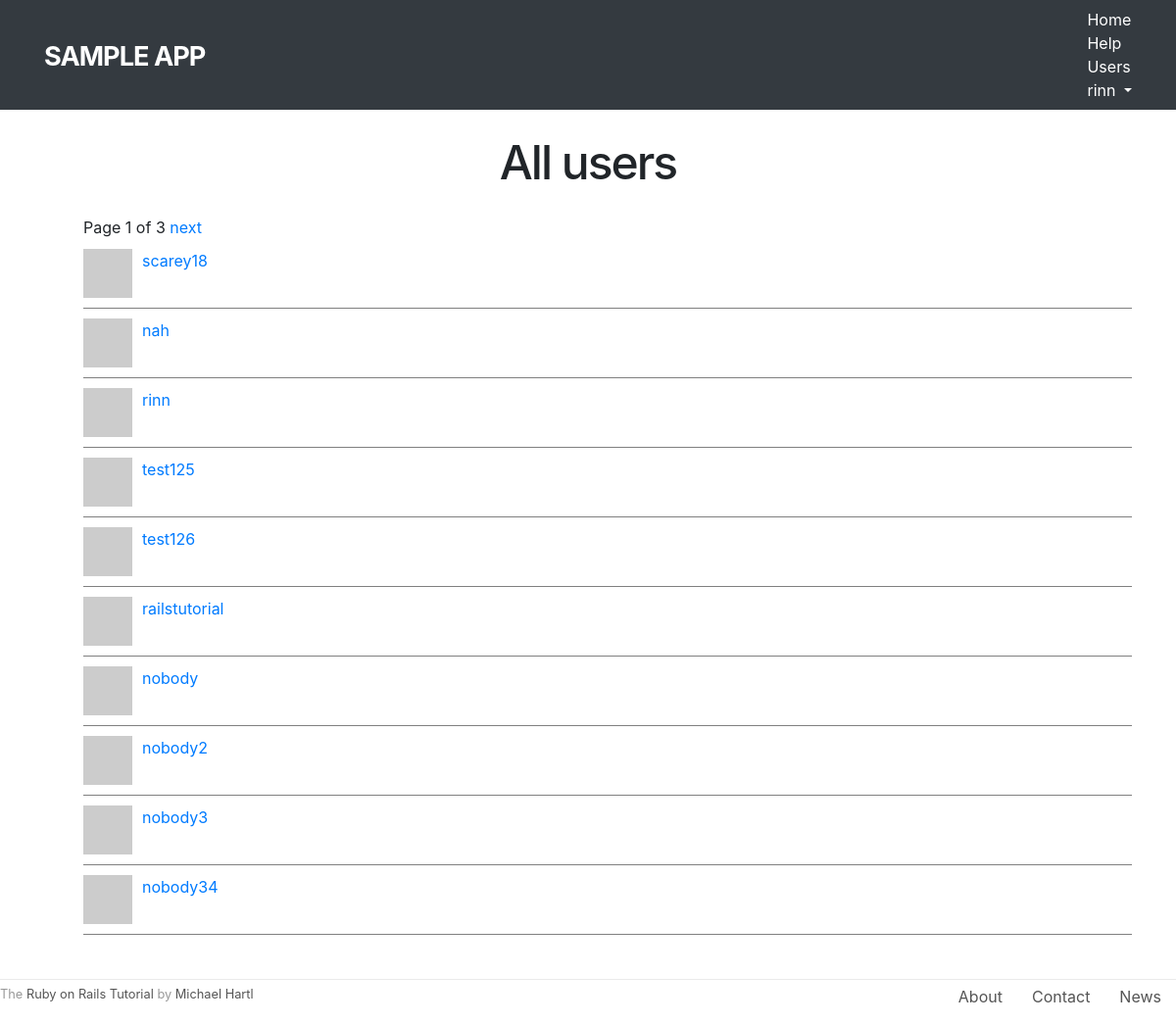
Screenshot of /users (signed in) with the database file from the repository.
### static_pages/models.py (models this page shows, shortened)
class User(AbstractUser):
    is_active = models.BooleanField(default=False)
    activation_id = models.SlugField(null=True, blank=True, default=None)
    following = models.ManyToManyField(
                    'self',
                    symmetrical=False,
                    related_name='followers',
                    blank=True,
                    default=None
                )
    REQUIRED_FIELDS = ['email']
    def get_absolute_url(self):
        return reverse('static_pages:profile', args=(self.pk,))
    def gravatar(self, size=80):
        digest = hashlib.md5(self.email.encode()).hexdigest()
        url = f'http://www.gravatar.com/avatar/{digest}'
        img_tag = f'<img src="{url}" height="{size}" width="{size}" class="gravatar">'
        wrapped_img_tag = f'<a href="{self.get_absolute_url()}">{img_tag}</a>'
        return mark_safe(wrapped_img_tag)
    def index_gravatar(self):
        return self.gravatar(50)

### static_pages/views.py (the view)
# urls.py: path('users', views.IndexView.as_view(), name='index'),
class IndexView(LoginRequiredMixin, ListView):
    template_name = 'static_pages/index.html'
    model = User
    paginate_by = 10
    def get_context_data(self, **kwargs):
        context = super().get_context_data(**kwargs)
        context['page_title'] = 'Users'
        return context
    def get_queryset(self):
        return active_users()

### static_pages/views.py (called while the page is built)
def active_users():
    return User.objects.filter(is_active=True)

### static_pages/templates/static_pages/index.html
{% extends 'base.html' %}
{% block content %}
<h1>All users</h1>
{% include 'partials/user_list.html' with page_obj=page_obj user_list=user_list %}
{% endblock %}

### static_pages/templates/base.html (shortened to what this page needs)
<head>
	<link rel="stylesheet" href="https://stackpath.bootstrapcdn.com/bootstrap/4.1.1/css/bootstrap.min.css">
	{% load static %}
	<link rel="stylesheet" type="text/css" href="{% static 'static_pages/compiled.css' %}">
</head>
<body>
    <header class="navbar navbar-fixed-top navbar-dark bg-dark">
      	<div class="container">
        	<a href="{% url 'static_pages:home' %}" id="logo" class="navbar-brand">Sample app</a>
        	<nav>
          		<ul class="nav navbar-nav navbar-right">
            		<li><a href="{% url 'static_pages:home' %}">Home</a></li>
            		<li><a href="{% url 'static_pages:help' %}">Help</a></li>
            		{% if user.is_authenticated %}
            		<li><a href="{% url 'static_pages:index' %}">Users</a></li>
            		<li class="dropdown">
            			<a href="#" class="dropdown-toggle" data-toggle="dropdown">
            				{{ user.username }}<b class="caret"></b>
            			</a>
            		</li>
            		{% else %}
            		<li><a href="{% url 'static_pages:login' %}">Log in</a></li>
            		{% endif %}
          		</ul>
        	</nav>
      	</div>
    </header>
    <div class="container content">
        {% block content %}{% endblock %}
    </div>
    <footer class="footer">
		<small>
	    	The <a href="http://www.railstutorial.org/">Ruby on Rails Tutorial</a>
	   		by <a href="http://www.michaelhartl.com/">Michael Hartl</a>
	  	</small>
	  	<nav>
	    	<ul>
	      		<li><a href="{% url 'static_pages:about' %}">About</a></li>
	      		<li><a href="{% url 'static_pages:contact' %}">Contact</a></li>
	      		<li><a href="http://news.railstutorial.org/">News</a></li>
	    	</ul>
	  	</nav>
	</footer>
</body>

### static_pages/templates/partials/user_list.html (shortened to what this page needs)
<ul class="users">
    <div class="pagination">
        <span class="step-links">
            <span class="current">
                Page {{ page_obj.number }} of {{ page_obj.paginator.num_pages }}
            </span>
            {% if page_obj.has_next %}
                <a href="?page={{ page_obj.next_page_number }}">next</a>
            {% endif %}
        </span>
    </div>
    {% for u in user_list %}
    <li>
        {{ u.index_gravatar }}
        <a href="{% url 'static_pages:profile' u.pk %}">{{ u.username }}</a>
    </li>
    {% endfor %}
</ul>

### static_pages/static/static_pages/compiled.css (style rules this page uses)
#logo { float: left; margin-right: 10px; font-size: 1.7em; color: #fff; text-transform: uppercase; letter-spacing: -1px; padding-top: 9px; font-weight: bold; }
header a { color: #fff; }
footer { margin-top: 45px; padding-top: 5px; border-top: 1px solid #eaeaea; color: #999999; }
footer a { color: #555; }
footer small { float: left; }
footer ul { float: right; list-style: none; }
footer ul li { float: left; margin: 0 15px; }
h1, h2, h3, h4, h5, h6 { line-height: 1; }
h1 { font-size: 3em; letter-spacing: -2px; margin-bottom: 30px; text-align: center; }
.content { margin-top: 30px; }
.gravatar { float: left; margin-right: 10px; }
.users { list-style: none; margin: 0; }
.users li { overflow: auto; padding: 10px 0; border-bottom: 1px solid gray; }

### rows the page displays
User: username "rinn"
User: username "scarey18"
User: username "nah"
User: username "test125"
User: username "test126"
User: username "railstutorial"
User: username "nobody"
User: username "nobody2"
User: username "nobody3"
User: username "nobody34"

### other values shown
{{ page_obj.number }} "1"
{{ page_obj.paginator.num_pages }} "3"
